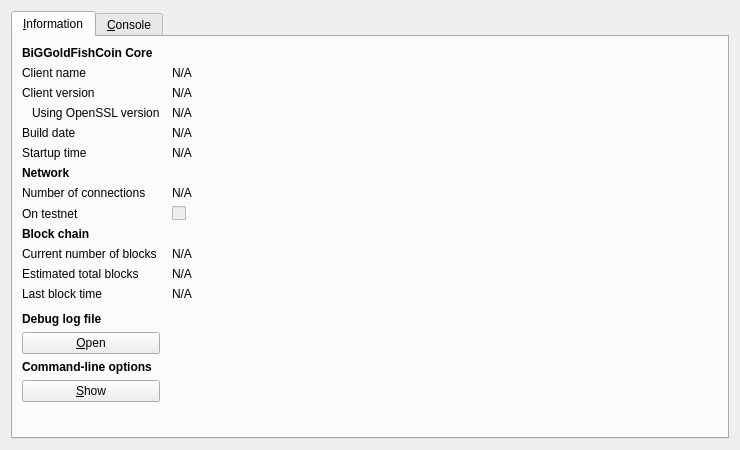
<?xml version="1.0" encoding="UTF-8"?>
<ui version="4.0">
 <class>RPCConsole</class>
 <widget class="QDialog" name="RPCConsole">
  <property name="geometry">
   <rect>
    <x>0</x>
    <y>0</y>
    <width>740</width>
    <height>450</height>
   </rect>
  </property>
  <property name="windowTitle">
   <string>BiGGoldFishCoin - Debug window</string>
  </property>
  <layout class="QVBoxLayout" name="verticalLayout_2">
   <item>
    <widget class="QTabWidget" name="tabWidget">
     <property name="currentIndex">
      <number>0</number>
     </property>
     <widget class="QWidget" name="tab_info">
      <attribute name="title">
       <string>&amp;Information</string>
      </attribute>
      <layout class="QGridLayout" name="gridLayout" columnstretch="0,1">
       <property name="horizontalSpacing">
        <number>12</number>
       </property>
       <item row="0" column="0">
        <widget class="QLabel" name="label_9">
         <property name="font">
          <font>
           <weight>75</weight>
           <bold>true</bold>
          </font>
         </property>
         <property name="text">
          <string>BiGGoldFishCoin Core</string>
         </property>
        </widget>
       </item>
       <item row="1" column="0">
        <widget class="QLabel" name="label_5">
         <property name="text">
          <string>Client name</string>
         </property>
        </widget>
       </item>
       <item row="1" column="1">
        <widget class="QLabel" name="clientName">
         <property name="cursor">
          <cursorShape>IBeamCursor</cursorShape>
         </property>
         <property name="text">
          <string>N/A</string>
         </property>
         <property name="textFormat">
          <enum>Qt::PlainText</enum>
         </property>
         <property name="textInteractionFlags">
          <set>Qt::LinksAccessibleByMouse|Qt::TextSelectableByKeyboard|Qt::TextSelectableByMouse</set>
         </property>
        </widget>
       </item>
       <item row="2" column="0">
        <widget class="QLabel" name="label_6">
         <property name="text">
          <string>Client version</string>
         </property>
        </widget>
       </item>
       <item row="2" column="1">
        <widget class="QLabel" name="clientVersion">
         <property name="cursor">
          <cursorShape>IBeamCursor</cursorShape>
         </property>
         <property name="text">
          <string>N/A</string>
         </property>
         <property name="textFormat">
          <enum>Qt::PlainText</enum>
         </property>
         <property name="textInteractionFlags">
          <set>Qt::LinksAccessibleByMouse|Qt::TextSelectableByKeyboard|Qt::TextSelectableByMouse</set>
         </property>
        </widget>
       </item>
       <item row="3" column="0">
        <widget class="QLabel" name="label_14">
         <property name="text">
          <string>Using OpenSSL version</string>
         </property>
         <property name="indent">
          <number>10</number>
         </property>
        </widget>
       </item>
       <item row="3" column="1">
        <widget class="QLabel" name="openSSLVersion">
         <property name="cursor">
          <cursorShape>IBeamCursor</cursorShape>
         </property>
         <property name="text">
          <string>N/A</string>
         </property>
         <property name="textFormat">
          <enum>Qt::PlainText</enum>
         </property>
         <property name="textInteractionFlags">
          <set>Qt::LinksAccessibleByMouse|Qt::TextSelectableByKeyboard|Qt::TextSelectableByMouse</set>
         </property>
        </widget>
       </item>
       <item row="4" column="0">
        <widget class="QLabel" name="label_12">
         <property name="text">
          <string>Build date</string>
         </property>
        </widget>
       </item>
       <item row="4" column="1">
        <widget class="QLabel" name="buildDate">
         <property name="cursor">
          <cursorShape>IBeamCursor</cursorShape>
         </property>
         <property name="text">
          <string>N/A</string>
         </property>
         <property name="textFormat">
          <enum>Qt::PlainText</enum>
         </property>
         <property name="textInteractionFlags">
          <set>Qt::LinksAccessibleByMouse|Qt::TextSelectableByKeyboard|Qt::TextSelectableByMouse</set>
         </property>
        </widget>
       </item>
       <item row="5" column="0">
        <widget class="QLabel" name="label_13">
         <property name="text">
          <string>Startup time</string>
         </property>
        </widget>
       </item>
       <item row="5" column="1">
        <widget class="QLabel" name="startupTime">
         <property name="cursor">
          <cursorShape>IBeamCursor</cursorShape>
         </property>
         <property name="text">
          <string>N/A</string>
         </property>
         <property name="textFormat">
          <enum>Qt::PlainText</enum>
         </property>
         <property name="textInteractionFlags">
          <set>Qt::LinksAccessibleByMouse|Qt::TextSelectableByKeyboard|Qt::TextSelectableByMouse</set>
         </property>
        </widget>
       </item>
       <item row="6" column="0">
        <widget class="QLabel" name="label_11">
         <property name="font">
          <font>
           <weight>75</weight>
           <bold>true</bold>
          </font>
         </property>
         <property name="text">
          <string>Network</string>
         </property>
        </widget>
       </item>
       <item row="7" column="0">
        <widget class="QLabel" name="label_7">
         <property name="text">
          <string>Number of connections</string>
         </property>
        </widget>
       </item>
       <item row="7" column="1">
        <widget class="QLabel" name="numberOfConnections">
         <property name="cursor">
          <cursorShape>IBeamCursor</cursorShape>
         </property>
         <property name="text">
          <string>N/A</string>
         </property>
         <property name="textFormat">
          <enum>Qt::PlainText</enum>
         </property>
         <property name="textInteractionFlags">
          <set>Qt::LinksAccessibleByMouse|Qt::TextSelectableByKeyboard|Qt::TextSelectableByMouse</set>
         </property>
        </widget>
       </item>
       <item row="8" column="0">
        <widget class="QLabel" name="label_8">
         <property name="text">
          <string>On testnet</string>
         </property>
        </widget>
       </item>
       <item row="8" column="1">
        <widget class="QCheckBox" name="isTestNet">
         <property name="enabled">
          <bool>false</bool>
         </property>
         <property name="text">
          <string/>
         </property>
        </widget>
       </item>
       <item row="9" column="0">
        <widget class="QLabel" name="label_10">
         <property name="font">
          <font>
           <weight>75</weight>
           <bold>true</bold>
          </font>
         </property>
         <property name="text">
          <string>Block chain</string>
         </property>
        </widget>
       </item>
       <item row="10" column="0">
        <widget class="QLabel" name="label_3">
         <property name="text">
          <string>Current number of blocks</string>
         </property>
        </widget>
       </item>
       <item row="10" column="1">
        <widget class="QLabel" name="numberOfBlocks">
         <property name="cursor">
          <cursorShape>IBeamCursor</cursorShape>
         </property>
         <property name="text">
          <string>N/A</string>
         </property>
         <property name="textFormat">
          <enum>Qt::PlainText</enum>
         </property>
         <property name="textInteractionFlags">
          <set>Qt::LinksAccessibleByMouse|Qt::TextSelectableByKeyboard|Qt::TextSelectableByMouse</set>
         </property>
        </widget>
       </item>
       <item row="11" column="0">
        <widget class="QLabel" name="label_4">
         <property name="text">
          <string>Estimated total blocks</string>
         </property>
        </widget>
       </item>
       <item row="11" column="1">
        <widget class="QLabel" name="totalBlocks">
         <property name="cursor">
          <cursorShape>IBeamCursor</cursorShape>
         </property>
         <property name="text">
          <string>N/A</string>
         </property>
         <property name="textFormat">
          <enum>Qt::PlainText</enum>
         </property>
         <property name="textInteractionFlags">
          <set>Qt::LinksAccessibleByMouse|Qt::TextSelectableByKeyboard|Qt::TextSelectableByMouse</set>
         </property>
        </widget>
       </item>
       <item row="12" column="0">
        <widget class="QLabel" name="label_2">
         <property name="text">
          <string>Last block time</string>
         </property>
        </widget>
       </item>
       <item row="12" column="1">
        <widget class="QLabel" name="lastBlockTime">
         <property name="cursor">
          <cursorShape>IBeamCursor</cursorShape>
         </property>
         <property name="text">
          <string>N/A</string>
         </property>
         <property name="textFormat">
          <enum>Qt::PlainText</enum>
         </property>
         <property name="textInteractionFlags">
          <set>Qt::LinksAccessibleByMouse|Qt::TextSelectableByKeyboard|Qt::TextSelectableByMouse</set>
         </property>
        </widget>
       </item>
       <item row="13" column="0">
        <spacer name="verticalSpacer_2">
         <property name="orientation">
          <enum>Qt::Vertical</enum>
         </property>
         <property name="sizeHint" stdset="0">
          <size>
           <width>20</width>
           <height>20</height>
          </size>
         </property>
        </spacer>
       </item>
       <item row="14" column="0">
        <widget class="QLabel" name="labelDebugLogfile">
         <property name="font">
          <font>
           <weight>75</weight>
           <bold>true</bold>
          </font>
         </property>
         <property name="text">
          <string>Debug log file</string>
         </property>
        </widget>
       </item>
       <item row="15" column="0">
        <widget class="QPushButton" name="openDebugLogfileButton">
         <property name="toolTip">
          <string>Open the BiGGoldFishCoin debug log file from the current data directory. This can take a few seconds for large log files.</string>
         </property>
         <property name="text">
          <string>&amp;Open</string>
         </property>
         <property name="autoDefault">
          <bool>false</bool>
         </property>
        </widget>
       </item>
       <item row="16" column="0">
        <widget class="QLabel" name="labelCLOptions">
         <property name="font">
          <font>
           <weight>75</weight>
           <bold>true</bold>
          </font>
         </property>
         <property name="text">
          <string>Command-line options</string>
         </property>
        </widget>
       </item>
       <item row="17" column="0">
        <widget class="QPushButton" name="showCLOptionsButton">
         <property name="toolTip">
          <string>Show the BiGGoldFishCoin-Qt help message to get a list with possible BiGGoldFishCoin command-line options.</string>
         </property>
         <property name="text">
          <string>&amp;Show</string>
         </property>
         <property name="autoDefault">
          <bool>false</bool>
         </property>
        </widget>
       </item>
       <item row="18" column="0">
        <spacer name="verticalSpacer">
         <property name="orientation">
          <enum>Qt::Vertical</enum>
         </property>
         <property name="sizeHint" stdset="0">
          <size>
           <width>20</width>
           <height>40</height>
          </size>
         </property>
        </spacer>
       </item>
      </layout>
     </widget>
     <widget class="QWidget" name="tab_console">
      <attribute name="title">
       <string>&amp;Console</string>
      </attribute>
      <layout class="QVBoxLayout" name="verticalLayout_3">
       <property name="spacing">
        <number>3</number>
       </property>
       <item>
        <widget class="QTextEdit" name="messagesWidget">
         <property name="minimumSize">
          <size>
           <width>0</width>
           <height>100</height>
          </size>
         </property>
         <property name="readOnly">
          <bool>true</bool>
         </property>
         <property name="tabKeyNavigation" stdset="0">
          <bool>false</bool>
         </property>
         <property name="columnCount" stdset="0">
          <number>2</number>
         </property>
        </widget>
       </item>
       <item>
        <layout class="QHBoxLayout" name="horizontalLayout">
         <property name="spacing">
          <number>3</number>
         </property>
         <item>
          <widget class="QLabel" name="label">
           <property name="text">
            <string notr="true">&gt;</string>
           </property>
          </widget>
         </item>
         <item>
          <widget class="QLineEdit" name="lineEdit"/>
         </item>
         <item>
          <widget class="QPushButton" name="clearButton">
           <property name="maximumSize">
            <size>
             <width>24</width>
             <height>24</height>
            </size>
           </property>
           <property name="toolTip">
            <string>Clear console</string>
           </property>
           <property name="text">
            <string/>
           </property>
           <property name="icon">
            <iconset resource="../bitcoin.qrc">
             <normaloff>:/icons/remove</normaloff>:/icons/remove</iconset>
           </property>
           <property name="shortcut">
            <string notr="true">Ctrl+L</string>
           </property>
           <property name="autoDefault">
            <bool>false</bool>
           </property>
          </widget>
         </item>
        </layout>
       </item>
      </layout>
     </widget>
    </widget>
   </item>
  </layout>
 </widget>
 <resources>
  <include location="../bitcoin.qrc"/>
 </resources>
 <connections/>
</ui>
